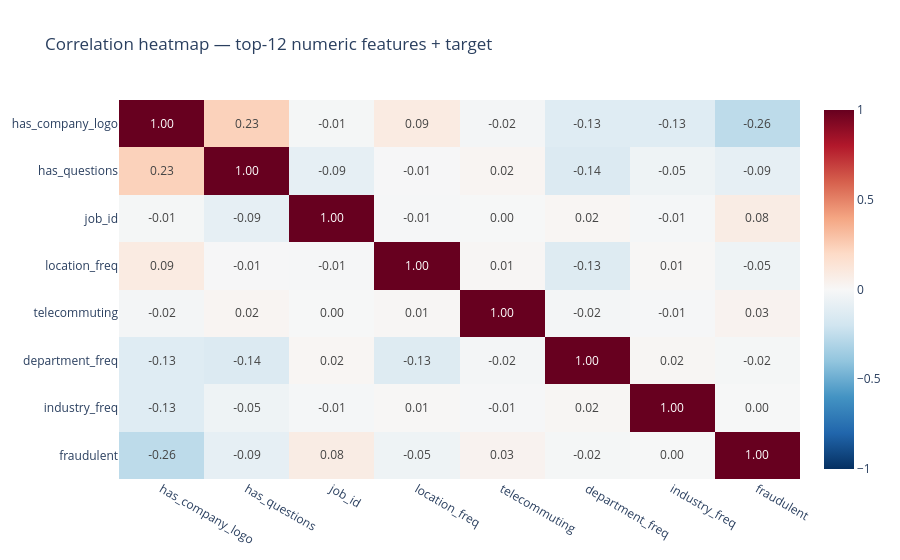
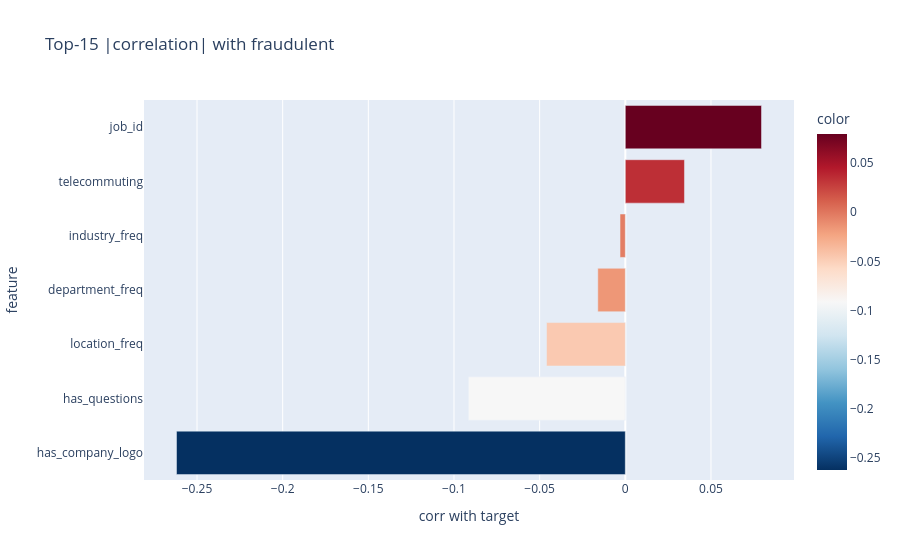

These figures' notebook cell, in order:
### Markdown cell above
## 3. Числовые признаки vs target

Посчитаем корреляцию Пирсона всех числовых колонок (включая бинарные флаги и `*_freq`) с таргетом, отсортируем по модулю и покажем топ-кандидатов в сигнал.

### Code cell
num_for_corr = real_binary_flags + freq_cols + other_num
corr_with_target = DF[num_for_corr + [TARGET]].corr(numeric_only=True)[TARGET].drop(TARGET)
corr_sorted = corr_with_target.reindex(corr_with_target.abs().sort_values(ascending=False).index)

print('TOP-15 numeric features by |corr| with target:')
print(corr_sorted.head(15).round(4))
print('\nBOTTOM-5 (weakest):')
print(corr_sorted.tail(5).round(4))

# Heatmap корреляций топ-12 + target
top_for_heat = corr_sorted.head(12).index.tolist() + [TARGET]
corr_mat = DF[top_for_heat].corr(numeric_only=True)
fig3 = px.imshow(corr_mat, text_auto='.2f', color_continuous_scale='RdBu_r',
                 zmin=-1, zmax=1, title='Correlation heatmap — top-12 numeric features + target',
                 aspect='auto')
FIGS.append(fig3)

# Bar |corr| top-15
top15 = corr_sorted.head(15)
fig4 = px.bar(x=top15.values, y=top15.index, orientation='h',
              title='Top-15 |correlation| with fraudulent',
              labels={'x': 'corr with target', 'y': 'feature'},
              color=top15.values, color_continuous_scale='RdBu_r')
fig4.update_layout(yaxis={'categoryorder': 'total ascending'})
FIGS.append(fig4)
print(f'\nFIGS so far: {len(FIGS)}')

### Figure 1 — Plotly figure (JSON) as saved in the notebook; plotly's stock layout.template omitted (floating-point values rounded to 4 significant figures)
{"data": [{"coloraxis": "coloraxis", "hovertemplate": "x: %{x}<br>y: %{y}<br>color: %{z}<extra></extra>", "name": "0", "texttemplate": "%{z:.2f}", "type": "heatmap", "x": ["has_company_logo", "has_questions", "job_id", "location_freq", "telecommuting", "department_freq", "industry_freq", "fraudulent"], "xaxis": "x", "y": ["has_company_logo", "has_questions", "job_id", "location_freq", "telecommuting", "department_freq", "industry_freq", "fraudulent"], "yaxis": "y", "z": [[1.0, 0.2339, -0.01438, 0.08605, -0.01984, -0.126, -0.1251, -0.262], [0.2339, 1.0, -0.08704, -0.006443, 0.02034, -0.1396, -0.04653, -0.09163], [-0.01438, -0.08704, 1.0, -0.00837, -0.004582, 0.0171, -0.01372, 0.07949], [0.08605, -0.006443, -0.00837, 1.0, 0.0116, -0.129, 0.009087, -0.04598], [-0.01984, 0.02034, -0.004582, 0.0116, 1.0, -0.02145, -0.009448, 0.03452], [-0.126, -0.1396, 0.0171, -0.129, -0.02145, 1.0, 0.01656, -0.01605], [-0.1251, -0.04653, -0.01372, 0.009087, -0.009448, 0.01656, 1.0, -0.003085], [-0.262, -0.09163, 0.07949, -0.04598, 0.03452, -0.01605, -0.003085, 1.0]]}], "layout": {"coloraxis": {"cmax": 1, "cmin": -1, "colorscale": [[0.0, "rgb(5,48,97)"], [0.1, "rgb(33,102,172)"], [0.2, "rgb(67,147,195)"], [0.3, "rgb(146,197,222)"], [0.4, "rgb(209,229,240)"], [0.5, "rgb(247,247,247)"], [0.6, "rgb(253,219,199)"], [0.7, "rgb(244,165,130)"], [0.8, "rgb(214,96,77)"], [0.9, "rgb(178,24,43)"], [1.0, "rgb(103,0,31)"]]}, "title": {"text": "Correlation heatmap — top-12 numeric features + target"}, "xaxis": {"anchor": "y", "domain": [0.0, 1.0]}, "yaxis": {"anchor": "x", "autorange": "reversed", "domain": [0.0, 1.0]}}}

### Figure 2 — Plotly figure (JSON) as saved in the notebook; plotly's stock layout.template omitted (floating-point values rounded to 4 significant figures)
{"data": [{"hovertemplate": "corr with target=%{x}<br>feature=%{y}<br>color=%{marker.color}<extra></extra>", "legendgroup": "", "marker": {"color": [-0.262, -0.09163, 0.07949, -0.04598, 0.03452, -0.01605, -0.003085], "coloraxis": "coloraxis", "pattern": {"shape": ""}}, "name": "", "orientation": "h", "showlegend": false, "textposition": "auto", "type": "bar", "x": [-0.262, -0.09163, 0.07949, -0.04598, 0.03452, -0.01605, -0.003085], "xaxis": "x", "y": ["has_company_logo", "has_questions", "job_id", "location_freq", "telecommuting", "department_freq", "industry_freq"], "yaxis": "y"}], "layout": {"barmode": "relative", "coloraxis": {"colorbar": {"title": {"text": "color"}}, "colorscale": [[0.0, "rgb(5,48,97)"], [0.1, "rgb(33,102,172)"], [0.2, "rgb(67,147,195)"], [0.3, "rgb(146,197,222)"], [0.4, "rgb(209,229,240)"], [0.5, "rgb(247,247,247)"], [0.6, "rgb(253,219,199)"], [0.7, "rgb(244,165,130)"], [0.8, "rgb(214,96,77)"], [0.9, "rgb(178,24,43)"], [1.0, "rgb(103,0,31)"]]}, "legend": {"tracegroupgap": 0}, "title": {"text": "Top-15 |correlation| with fraudulent"}, "xaxis": {"anchor": "y", "domain": [0.0, 1.0], "title": {"text": "corr with target"}}, "yaxis": {"anchor": "x", "categoryorder": "total ascending", "domain": [0.0, 1.0], "title": {"text": "feature"}}}}
